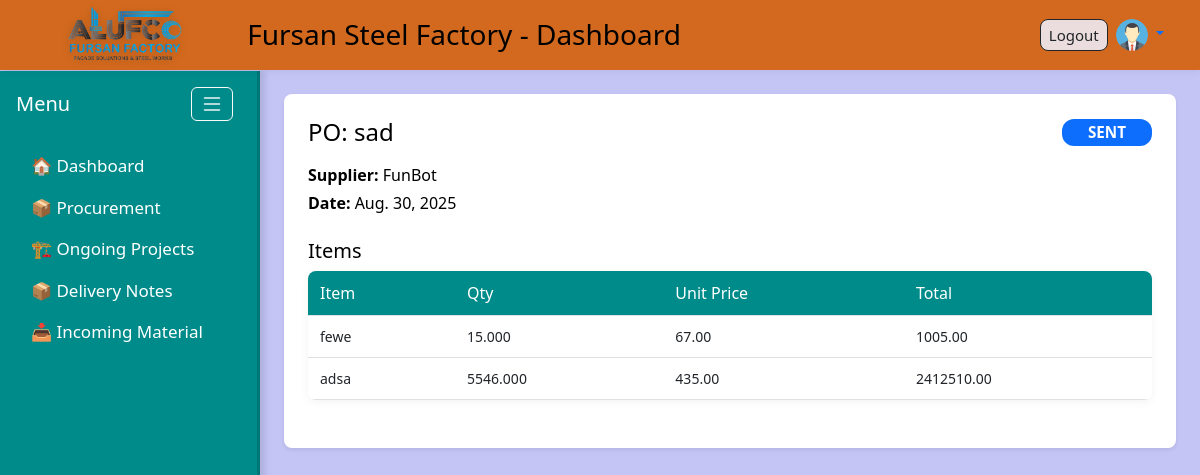
Page /procurement/purchase-orders/9/ (signed in) on the committed database.
### accounts/models.py (models this page shows, shortened)
class Profile(models.Model):
    user = models.OneToOneField(User, on_delete=models.CASCADE)
    avatar = models.ImageField(upload_to='avatars/', default='avatars/default-avatar.png', blank=True, null=True)

### procurement/models.py (models this page shows, shortened)
class PurchaseOrder(models.Model):
    po_number = models.CharField(max_length=50, unique=True, blank=True)  # auto-generated if blank
    supplier = models.ForeignKey(Supplier, on_delete=models.CASCADE)
    linked_prs = models.ManyToManyField(PurchaseRequest, blank=True)
    order_date = models.DateField(auto_now_add=True)
    expected_delivery = models.DateField(blank=True, null=True)
    status = models.CharField(max_length=20, choices=PO_STATUS, default='draft')
    notes = models.TextField(blank=True, null=True)
    received_request = models.BooleanField(default=False)  # user requested received
    received_approved_by = models.ForeignKey(
        settings.AUTH_USER_MODEL,
        null=True, blank=True,
        on_delete=models.SET_NULL,
        related_name='received_approved'
    )
    class Meta:
        ordering = ['-order_date']

class Supplier(models.Model):
    name = models.CharField(max_length=200)
    contact_person = models.CharField(max_length=120, blank=True, null=True)
    email = models.EmailField(blank=True, null=True)
    phone = models.CharField(max_length=50, blank=True, null=True)
    address = models.TextField(blank=True, null=True)
    rating = models.PositiveSmallIntegerField(blank=True, null=True)  # 1..5
    notes = models.TextField(blank=True, null=True)
    class Meta:
        ordering = ['name']
    def __str__(self):
        return self.name

class PurchaseOrderItem(models.Model):
    purchase_order = models.ForeignKey(PurchaseOrder, on_delete=models.CASCADE, related_name='items')
    item_name = models.CharField(max_length=255)
    sku = models.CharField(max_length=100, blank=True, null=True)
    quantity = models.DecimalField(max_digits=12, decimal_places=3, default=1)
    unit = models.CharField(max_length=30, default='pcs')
    unit_price = models.DecimalField(max_digits=12, decimal_places=2, default=0.00)
    total_price = models.DecimalField(max_digits=14, decimal_places=2, blank=True, null=True)

### procurement/views.py (the view)
# urls.py: path('purchase-orders/<int:pk>/', views.po_detail, name='po_detail'),
def po_detail(request, pk):
    po = get_object_or_404(PurchaseOrder, pk=pk)
    is_manager = request.user.groups.filter(name="Manager").exists()
    return render(request, 'procurement/po_detail.html', {
        'po': po,
        'is_manager': is_manager,
    })

### procurement/templates/procurement/po_detail.html (shortened to what this page needs)
{% extends 'base.html' %}
{% block content %}
<div class="po-detail-card p-4 shadow-sm rounded-3 bg-white">
    <div class="d-flex justify-content-between align-items-center mb-3">
        <h4 class="po-header-text m-0">PO: {{ po.po_number }}</h4>
        <span class="badge po-status {{ po.status|lower }}">
            {{ po.get_status_display }}
        </span>
    </div>
     <div class="mb-4">
      <p class="po-header-text mb-1"><strong>Supplier:</strong> {{ po.supplier }}</p>
      <p class="po-header-text mb-1"><strong>Date:</strong> {{ po.order_date|date:"M. d, Y" }}</p>
    </div>
    <h5 class="po-header-text mb-2">Items</h5>
    <table class="table po-items-table">
        <thead>
            <tr>
                <th>Item</th>
                <th>Qty</th>
                <th>Unit Price</th>
                <th>Total</th>
            </tr>
        </thead>
        <tbody>
            {% for it in po.items.all %}
            <tr>
                <td>{{ it.item_name }}</td>
                <td>{{ it.quantity }}</td>
                <td>{{ it.unit_price }}</td>
                <td>{{ it.total_price }}</td>
            </tr>
            {% endfor %}
        </tbody>
    </table>
</div>
{% endblock %}

### templates/base.html (shortened to what this page needs)
{% load static %}
<!DOCTYPE html>
<html lang="en">
<head>
    <link rel="stylesheet" href="https://cdn.jsdelivr.net/npm/bootstrap@5.3.0/dist/css/bootstrap.min.css">
    <link href="https://cdn.jsdelivr.net/npm/bootstrap-icons@1.10.5/font/bootstrap-icons.css" rel="stylesheet">
    <link rel="stylesheet" href="{% static 'css/custom.css' %}">
</head>
<body>
<header class="custom-header px-4">
    <div class="container-fluid">
        <div class="d-flex justify-content-between align-items-center">
            <div class="d-flex align-items-center">
                <img src="{% static 'images/udadateone.png' %}" alt="Company Logo" class="logo-img">
                <h3 class="mb-0 ms-2">Fursan Steel Factory - Dashboard</h3>
            </div>
           {% if user.is_authenticated %}
            <div class="d-flex align-items-center gap-2 position-relative">
                <form method="post" action="{% url 'logout' %}" class="mb-0">
                    <button type="submit" class="btn btn-outline-dark btn-sm px-2 py-1">Logout</button>
                </form>
                <div class="dropdown">
                    <a href="#" class="d-block dropdown-toggle" id="userDropdown" data-bs-toggle="dropdown" aria-expanded="false">
                        {% if user.profile.avatar %}
                            <img
                                src="{{ user.profile.avatar.url }}"
                                alt="Avatar"
                                class="rounded-circle avatar-hover"
                                style="width:32px; height:32px; cursor:pointer;"
                                title="{{ user.get_full_name|default:user.username }}"
                            >
                        {% endif %}
                    </a>
                </div>
            </div>
            {% else %}
            <a href="{% url 'login' %}" class="btn btn-primary btn-sm">Login</a>
            {% endif %}
        </div>
    </div>
</header>
    <div class="d-flex">
       <nav id="sidebar" class="vh-100">
            <div class="d-flex justify-content-between align-items-center px-3 mb-4">
                <h5 class="text-white mb-0">Menu</h5>
                <button id="sidebarToggle" class="btn btn-outline-light" title="Toggle Menu">
                    <i class="bi bi-list fs-4"></i>
                </button>
            </div>
            <ul class="nav flex-column">
               <li class="nav-item">
                    <a class="nav-link text-white" href="{% url 'dashboard' %}" title="Dashboard">
                        🏠 <span class="label-text">Dashboard</span>
                    </a>
                </li>
                    <li class="nav-item">
                        <a class="nav-link text-white"
                           data-bs-toggle="collapse"
                           href="#procurementSubmenu"
                           role="button"
                           aria-expanded="false"
                           aria-controls="procurementSubmenu">
                            📦 Procurement
                        </a>
                    </li>
                <li class="nav-item">
                    <a class="nav-link text-white"
                        data-bs-toggle="collapse"
                        href="#ongoingSubmenu"
                        role="button"
                        aria-expanded="true"
                        aria-controls="ongoingSubmenu">
                        🏗 <span class="label-text">Ongoing Projects</span>
                    </a>
                </li>
                <li class="nav-item">
                    <a class="nav-link text-white"
                        data-bs-toggle="collapse"
                        href="#deliverySubmenu"
                        role="button"
                        aria-expanded="false"
                        aria-controls="deliverySubmenu">
                         📦 <span class="label-text">Delivery Notes</span>
                    </a>
                </li>
                <li class="nav-item">
                    <a class="nav-link text-white"
                        data-bs-toggle="collapse"
                        href="#incomingSubmenu"
                        role="button"
                        aria-expanded="false"
                        aria-controls="incomingSubmenu">
                        📥 <span class="label-text">Incoming Material</span>
                    </a>
                </li>
            </ul>
    </nav>
    <main class="flex-grow-1 p-4">
        {% block content %}
        {% endblock %}
    </main>
</div>
</body>
</html>

### static/css/custom.css (style rules this page uses)
body { background-color: #c4c4f5; color: #ffffff; padding-top: 70px; }
.custom-header { background-color: chocolate; color: #000; height: 70px; display: flex; align-items: center; position: fixed; top: 0; width: 100%; z-index: 1000; box-shadow: 0 2px 8px rgba(0,0,0,0.05); }
.dropdown > a { text-decoration: none !important; }
.logo-img { height: 100px !important; width: auto; margin-right: 10px; object-fit: contain; image-rendering: -webkit-optimize-contrast; image-rendering: crisp-edges; filter: drop-shadow(0 2px 4px rgba(0, 0, 0, 0.15)); border-radius: 6px; display: block; }
#sidebar { min-height: 100vh; position: fixed; top: 71px; left: 0; width: 260px; max-width: 260px; padding-top: 1rem; overflow-y: auto; background-color: darkcyan; box-shadow: 5px 0 6px rgba(0, 0, 0, 0.1); border-right: 3px solid rgba(0, 0, 0, 0.15); transition: width 0.3s ease; z-index: 100; }
main.flex-grow-1 { margin-left: 260px; padding: 1rem; transition: margin-left 0.3s ease; }
#sidebar .nav-link { color: #140909; margin-left: 15px; font-size: 17px; transition: all 0.2s ease; }
#sidebar ul.nav li.nav-item a { white-space: nowrap; }
#sidebar { transition: width 0.3s ease; }
#sidebar button#sidebarToggle { padding: 0.25rem 0.5rem; font-size: 1rem; line-height: 1; margin-right: 0.5rem; }
.custom-header .btn { font-weight: 500; border-radius: 8px; padding: 6px 14px; font-size: 15px; background-color: rgb(235, 221, 221); }
.d-flex { display: flex; gap: 12px; flex-wrap: wrap; }
td { vertical-align: middle; }
.table td, .table th { vertical-align: middle; font-size: 14px; }
.btn-sm { padding: 3px 8px; font-size: 13px; }
.po-detail-card { max-width: 1200px; margin: 0 auto; background-color: #fff; border-radius: 12px; box-shadow: 0 4px 20px rgba(0,0,0,0.1); padding: 30px; }
.po-status { font-size: 0.95rem; font-weight: 600; padding: 6px 14px; border-radius: 12px; text-transform: uppercase; display: inline-block; min-width: 90px; text-align: center; }
.po-status.sent { background-color: #0d6efd; color: #fff; }
.po-items-table { width: 100%; border-collapse: separate; border-spacing: 0; border-radius: 8px; overflow: hidden; box-shadow: 0 2px 10px rgba(0,0,0,0.05); }
.po-items-table th { background-color: darkcyan; color: #fff; font-weight: 500; padding: 10px 12px; text-align: left; font-size: 16px; }
.po-items-table td { padding: 10px 12px; border-bottom: 1px solid #e0e0e0; }
.po-header-text { color: #000 !important; }

### rows in the picture
PurchaseOrder: po_number "sad", status "SENT", supplier "FunBot", order_date "Aug. 30, 2025"
PurchaseOrderItem: item_name "fewe", quantity "15.000", unit_price "67.00", total_price "1005.00"
PurchaseOrderItem: item_name "adsa", quantity "5546.000", unit_price "435.00", total_price "2412510.00"
